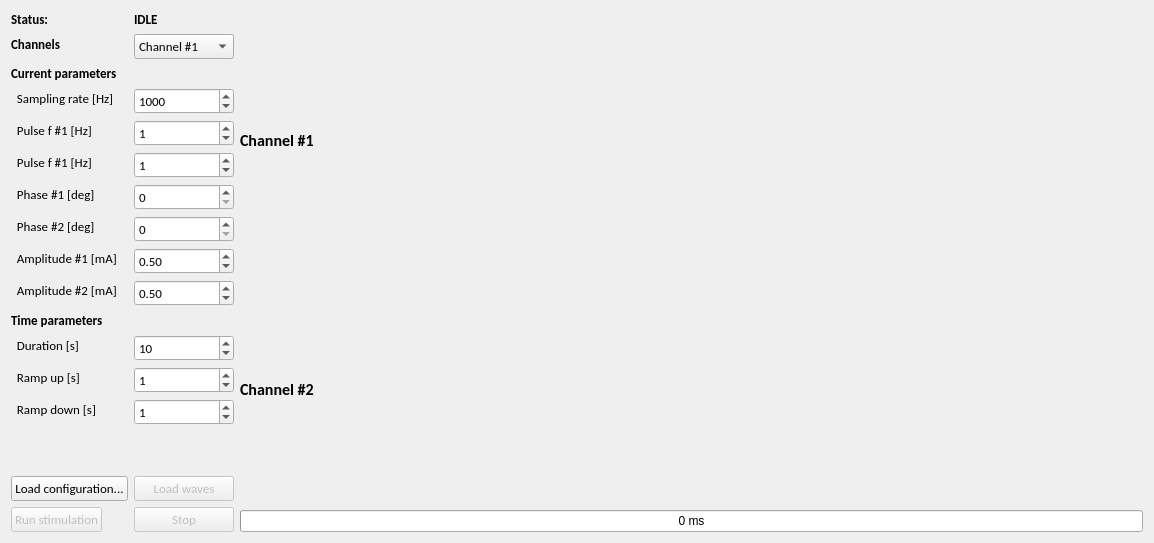
<?xml version="1.0" encoding="UTF-8"?>
<ui version="4.0">
 <author>Tibor Auer</author>
 <class>rtQA</class>
 <widget class="QWidget" name="rtQA">
  <property name="geometry">
   <rect>
    <x>0</x>
    <y>0</y>
    <width>1154</width>
    <height>543</height>
   </rect>
  </property>
  <property name="sizePolicy">
   <sizepolicy hsizetype="Preferred" vsizetype="Preferred">
    <horstretch>0</horstretch>
    <verstretch>0</verstretch>
   </sizepolicy>
  </property>
  <property name="windowTitle">
   <string>rtQA</string>
  </property>
  <layout class="QHBoxLayout" name="horizontalLayout_3" stretch="0,1">
   <item>
    <layout class="QVBoxLayout" name="verticalLayoutControls">
     <property name="sizeConstraint">
      <enum>QLayout::SetMinimumSize</enum>
     </property>
     <property name="leftMargin">
      <number>0</number>
     </property>
     <item>
      <layout class="QFormLayout" name="formLayout">
       <item row="0" column="0">
        <widget class="QLabel" name="lbl1">
         <property name="font">
          <font>
           <family>Calibri</family>
           <pointsize>10</pointsize>
           <weight>75</weight>
           <bold>true</bold>
          </font>
         </property>
         <property name="text">
          <string>Status:</string>
         </property>
        </widget>
       </item>
       <item row="0" column="1">
        <widget class="QLabel" name="lblStatus">
         <property name="sizePolicy">
          <sizepolicy hsizetype="Preferred" vsizetype="Minimum">
           <horstretch>0</horstretch>
           <verstretch>0</verstretch>
          </sizepolicy>
         </property>
         <property name="maximumSize">
          <size>
           <width>16777215</width>
           <height>20</height>
          </size>
         </property>
         <property name="font">
          <font>
           <family>Calibri</family>
           <pointsize>10</pointsize>
           <weight>75</weight>
           <bold>true</bold>
           <kerning>false</kerning>
          </font>
         </property>
         <property name="locale">
          <locale language="English" country="UnitedKingdom"/>
         </property>
         <property name="text">
          <string>IDLE</string>
         </property>
        </widget>
       </item>
       <item row="1" column="0">
        <widget class="QLabel" name="lbl2">
         <property name="sizePolicy">
          <sizepolicy hsizetype="Preferred" vsizetype="Minimum">
           <horstretch>0</horstretch>
           <verstretch>0</verstretch>
          </sizepolicy>
         </property>
         <property name="maximumSize">
          <size>
           <width>16777215</width>
           <height>20</height>
          </size>
         </property>
         <property name="font">
          <font>
           <family>Calibri</family>
           <pointsize>10</pointsize>
           <weight>75</weight>
           <bold>true</bold>
          </font>
         </property>
         <property name="text">
          <string>Channels</string>
         </property>
        </widget>
       </item>
       <item row="1" column="1">
        <widget class="QComboBox" name="cbStimType">
         <property name="font">
          <font>
           <family>Calibri</family>
           <pointsize>10</pointsize>
          </font>
         </property>
         <item>
          <property name="text">
           <string>Channel #1</string>
          </property>
         </item>
         <item>
          <property name="text">
           <string>Channel #2</string>
          </property>
         </item>
         <item>
          <property name="text">
           <string>Dual-channel</string>
          </property>
         </item>
        </widget>
       </item>
       <item row="2" column="0">
        <widget class="QLabel" name="lbl3">
         <property name="maximumSize">
          <size>
           <width>16777215</width>
           <height>20</height>
          </size>
         </property>
         <property name="font">
          <font>
           <family>Calibri</family>
           <pointsize>10</pointsize>
           <weight>75</weight>
           <bold>true</bold>
          </font>
         </property>
         <property name="text">
          <string>Current parameters</string>
         </property>
        </widget>
       </item>
       <item row="3" column="0">
        <widget class="QLabel" name="lbl3_1">
         <property name="maximumSize">
          <size>
           <width>16777215</width>
           <height>20</height>
          </size>
         </property>
         <property name="font">
          <font>
           <family>Calibri</family>
           <pointsize>10</pointsize>
           <weight>50</weight>
           <bold>false</bold>
          </font>
         </property>
         <property name="text">
          <string>  Sampling rate [Hz]</string>
         </property>
        </widget>
       </item>
       <item row="3" column="1">
        <widget class="QSpinBox" name="sbSamplingRate">
         <property name="font">
          <font>
           <family>Calibri</family>
           <pointsize>10</pointsize>
          </font>
         </property>
         <property name="maximum">
          <number>10000</number>
         </property>
         <property name="value">
          <number>1000</number>
         </property>
        </widget>
       </item>
       <item row="4" column="0">
        <widget class="QLabel" name="lblFrequency1">
         <property name="maximumSize">
          <size>
           <width>16777215</width>
           <height>20</height>
          </size>
         </property>
         <property name="font">
          <font>
           <family>Calibri</family>
           <pointsize>10</pointsize>
           <weight>50</weight>
           <bold>false</bold>
          </font>
         </property>
         <property name="text">
          <string>  Pulse f #1 [Hz]</string>
         </property>
        </widget>
       </item>
       <item row="4" column="1">
        <widget class="QSpinBox" name="sbFrequency1">
         <property name="font">
          <font>
           <family>Calibri</family>
           <pointsize>10</pointsize>
          </font>
         </property>
         <property name="maximum">
          <number>10000</number>
         </property>
         <property name="value">
          <number>1</number>
         </property>
        </widget>
       </item>
       <item row="5" column="0">
        <widget class="QLabel" name="lblFrequency2">
         <property name="maximumSize">
          <size>
           <width>16777215</width>
           <height>20</height>
          </size>
         </property>
         <property name="font">
          <font>
           <family>Calibri</family>
           <pointsize>10</pointsize>
           <weight>50</weight>
           <bold>false</bold>
          </font>
         </property>
         <property name="text">
          <string>  Pulse f #1 [Hz]</string>
         </property>
        </widget>
       </item>
       <item row="5" column="1">
        <widget class="QSpinBox" name="sbFrequency2">
         <property name="font">
          <font>
           <family>Calibri</family>
           <pointsize>10</pointsize>
          </font>
         </property>
         <property name="maximum">
          <number>10000</number>
         </property>
         <property name="value">
          <number>1</number>
         </property>
        </widget>
       </item>
       <item row="6" column="0">
        <widget class="QLabel" name="lblPhase1">
         <property name="maximumSize">
          <size>
           <width>16777215</width>
           <height>20</height>
          </size>
         </property>
         <property name="font">
          <font>
           <family>Calibri</family>
           <pointsize>10</pointsize>
           <weight>50</weight>
           <bold>false</bold>
          </font>
         </property>
         <property name="text">
          <string>  Phase #1 [deg]</string>
         </property>
        </widget>
       </item>
       <item row="6" column="1">
        <widget class="QSpinBox" name="sbPhase1">
         <property name="font">
          <font>
           <family>Calibri</family>
           <pointsize>10</pointsize>
          </font>
         </property>
         <property name="maximum">
          <number>180</number>
         </property>
         <property name="value">
          <number>0</number>
         </property>
        </widget>
       </item>
       <item row="7" column="0">
        <widget class="QLabel" name="lblPhase2">
         <property name="maximumSize">
          <size>
           <width>16777215</width>
           <height>20</height>
          </size>
         </property>
         <property name="font">
          <font>
           <family>Calibri</family>
           <pointsize>10</pointsize>
           <weight>50</weight>
           <bold>false</bold>
          </font>
         </property>
         <property name="text">
          <string>  Phase #2 [deg]</string>
         </property>
        </widget>
       </item>
       <item row="7" column="1">
        <widget class="QSpinBox" name="sbPhase2">
         <property name="font">
          <font>
           <family>Calibri</family>
           <pointsize>10</pointsize>
          </font>
         </property>
         <property name="maximum">
          <number>180</number>
         </property>
         <property name="value">
          <number>0</number>
         </property>
        </widget>
       </item>
       <item row="8" column="0">
        <widget class="QLabel" name="lblIntensity1">
         <property name="maximumSize">
          <size>
           <width>16777215</width>
           <height>20</height>
          </size>
         </property>
         <property name="font">
          <font>
           <family>Calibri</family>
           <pointsize>10</pointsize>
           <weight>50</weight>
           <bold>false</bold>
          </font>
         </property>
         <property name="text">
          <string>  Amplitude #1 [mA]</string>
         </property>
        </widget>
       </item>
       <item row="8" column="1">
        <widget class="QDoubleSpinBox" name="sbIntensity1">
         <property name="font">
          <font>
           <family>Calibri</family>
           <pointsize>10</pointsize>
          </font>
         </property>
         <property name="maximum">
          <double>9.990000000000000</double>
         </property>
         <property name="singleStep">
          <double>0.100000000000000</double>
         </property>
         <property name="value">
          <double>0.500000000000000</double>
         </property>
        </widget>
       </item>
       <item row="9" column="0">
        <widget class="QLabel" name="lblIntensity2">
         <property name="maximumSize">
          <size>
           <width>16777215</width>
           <height>20</height>
          </size>
         </property>
         <property name="font">
          <font>
           <family>Calibri</family>
           <pointsize>10</pointsize>
           <weight>50</weight>
           <bold>false</bold>
          </font>
         </property>
         <property name="text">
          <string>  Amplitude #2 [mA]</string>
         </property>
        </widget>
       </item>
       <item row="9" column="1">
        <widget class="QDoubleSpinBox" name="sbIntensity2">
         <property name="font">
          <font>
           <family>Calibri</family>
           <pointsize>10</pointsize>
          </font>
         </property>
         <property name="maximum">
          <double>9.990000000000000</double>
         </property>
         <property name="singleStep">
          <double>0.100000000000000</double>
         </property>
         <property name="value">
          <double>0.500000000000000</double>
         </property>
        </widget>
       </item>
       <item row="10" column="0">
        <widget class="QLabel" name="lbl4">
         <property name="maximumSize">
          <size>
           <width>16777215</width>
           <height>20</height>
          </size>
         </property>
         <property name="font">
          <font>
           <family>Calibri</family>
           <pointsize>10</pointsize>
           <weight>75</weight>
           <bold>true</bold>
          </font>
         </property>
         <property name="text">
          <string>Time parameters</string>
         </property>
        </widget>
       </item>
       <item row="11" column="0">
        <widget class="QLabel" name="lbl4_1">
         <property name="maximumSize">
          <size>
           <width>16777215</width>
           <height>20</height>
          </size>
         </property>
         <property name="font">
          <font>
           <family>Calibri</family>
           <pointsize>10</pointsize>
           <weight>50</weight>
           <bold>false</bold>
          </font>
         </property>
         <property name="text">
          <string>  Duration [s]</string>
         </property>
        </widget>
       </item>
       <item row="11" column="1">
        <widget class="QSpinBox" name="sbDuration">
         <property name="font">
          <font>
           <family>Calibri</family>
           <pointsize>10</pointsize>
          </font>
         </property>
         <property name="maximum">
          <number>100</number>
         </property>
         <property name="value">
          <number>10</number>
         </property>
        </widget>
       </item>
       <item row="12" column="0">
        <widget class="QLabel" name="lbl4_2">
         <property name="maximumSize">
          <size>
           <width>16777215</width>
           <height>20</height>
          </size>
         </property>
         <property name="font">
          <font>
           <family>Calibri</family>
           <pointsize>10</pointsize>
           <weight>50</weight>
           <bold>false</bold>
          </font>
         </property>
         <property name="text">
          <string>  Ramp up [s]</string>
         </property>
        </widget>
       </item>
       <item row="12" column="1">
        <widget class="QSpinBox" name="sbRampUp">
         <property name="font">
          <font>
           <family>Calibri</family>
           <pointsize>10</pointsize>
          </font>
         </property>
         <property name="maximum">
          <number>10</number>
         </property>
         <property name="value">
          <number>1</number>
         </property>
        </widget>
       </item>
       <item row="13" column="0">
        <widget class="QLabel" name="lbl4_3">
         <property name="maximumSize">
          <size>
           <width>16777215</width>
           <height>20</height>
          </size>
         </property>
         <property name="font">
          <font>
           <family>Calibri</family>
           <pointsize>10</pointsize>
           <weight>50</weight>
           <bold>false</bold>
          </font>
         </property>
         <property name="text">
          <string>  Ramp down [s]</string>
         </property>
        </widget>
       </item>
       <item row="13" column="1">
        <widget class="QSpinBox" name="sbRampDown">
         <property name="font">
          <font>
           <family>Calibri</family>
           <pointsize>10</pointsize>
          </font>
         </property>
         <property name="maximum">
          <number>10</number>
         </property>
         <property name="value">
          <number>1</number>
         </property>
        </widget>
       </item>
       <item row="15" column="0">
        <widget class="QPushButton" name="btnLoadConfig">
         <property name="font">
          <font>
           <family>Calibri</family>
           <pointsize>10</pointsize>
          </font>
         </property>
         <property name="locale">
          <locale language="English" country="UnitedKingdom"/>
         </property>
         <property name="text">
          <string>Load configuration...</string>
         </property>
        </widget>
       </item>
       <item row="14" column="0">
        <spacer name="verticalSpacer">
         <property name="orientation">
          <enum>Qt::Vertical</enum>
         </property>
         <property name="sizeHint" stdset="0">
          <size>
           <width>20</width>
           <height>40</height>
          </size>
         </property>
        </spacer>
       </item>
       <item row="16" column="0">
        <widget class="QPushButton" name="btnRun">
         <property name="enabled">
          <bool>false</bool>
         </property>
         <property name="sizePolicy">
          <sizepolicy hsizetype="Minimum" vsizetype="Fixed">
           <horstretch>0</horstretch>
           <verstretch>0</verstretch>
          </sizepolicy>
         </property>
         <property name="font">
          <font>
           <family>Calibri</family>
           <pointsize>10</pointsize>
          </font>
         </property>
         <property name="locale">
          <locale language="English" country="UnitedKingdom"/>
         </property>
         <property name="text">
          <string>Run stimulation</string>
         </property>
        </widget>
       </item>
       <item row="16" column="1">
        <widget class="QPushButton" name="btnStop">
         <property name="enabled">
          <bool>false</bool>
         </property>
         <property name="font">
          <font>
           <family>Calibri</family>
           <pointsize>10</pointsize>
          </font>
         </property>
         <property name="locale">
          <locale language="English" country="UnitedKingdom"/>
         </property>
         <property name="text">
          <string>Stop</string>
         </property>
        </widget>
       </item>
       <item row="15" column="1">
        <widget class="QPushButton" name="btnLoadWaves">
         <property name="enabled">
          <bool>false</bool>
         </property>
         <property name="font">
          <font>
           <family>Calibri</family>
           <pointsize>10</pointsize>
          </font>
         </property>
         <property name="locale">
          <locale language="English" country="UnitedKingdom"/>
         </property>
         <property name="text">
          <string>Load waves</string>
         </property>
        </widget>
       </item>
      </layout>
     </item>
    </layout>
   </item>
   <item>
    <layout class="QVBoxLayout" name="verticalLayoutDualPlot">
     <item>
      <layout class="QVBoxLayout" name="verticalLayoutCh1" stretch="0,1">
       <item>
        <widget class="QLabel" name="lblChannel1">
         <property name="font">
          <font>
           <family>Calibri</family>
           <pointsize>12</pointsize>
           <weight>75</weight>
           <bold>true</bold>
          </font>
         </property>
         <property name="text">
          <string>Channel #1</string>
         </property>
        </widget>
       </item>
       <item>
        <layout class="QVBoxLayout" name="plChannel1"/>
       </item>
      </layout>
     </item>
     <item>
      <layout class="QVBoxLayout" name="verticalLayoutCh2" stretch="0,1,0">
       <item>
        <widget class="QLabel" name="lblChannel2">
         <property name="font">
          <font>
           <family>Calibri</family>
           <pointsize>12</pointsize>
           <weight>75</weight>
           <bold>true</bold>
          </font>
         </property>
         <property name="text">
          <string>Channel #2</string>
         </property>
        </widget>
       </item>
       <item>
        <layout class="QVBoxLayout" name="plChannel2"/>
       </item>
       <item>
        <widget class="QProgressBar" name="progressBar">
         <property name="maximum">
          <number>10000</number>
         </property>
         <property name="value">
          <number>0</number>
         </property>
         <property name="format">
          <string>%v ms</string>
         </property>
        </widget>
       </item>
      </layout>
     </item>
    </layout>
   </item>
  </layout>
 </widget>
 <resources/>
 <connections/>
</ui>
